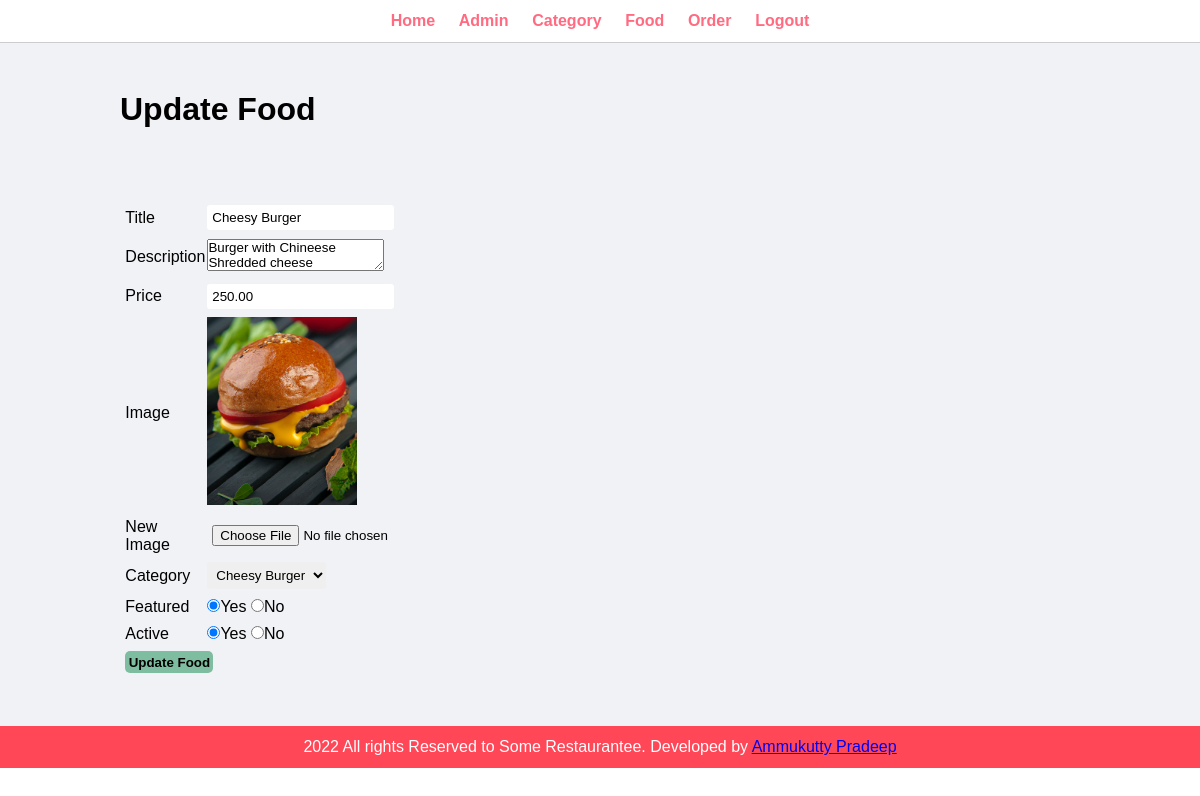
/admin/update-food.php?id=25 (signed in), run on the app's committed database.
### tables this page shows
CREATE TABLE `food_tb` (
  `id` int(10) UNSIGNED NOT NULL,
  `title` varchar(100) NOT NULL,
  `description` text NOT NULL,
  `price` decimal(10,2) NOT NULL,
  `image_name` varchar(255) NOT NULL,
  `category_id` int(10) UNSIGNED NOT NULL,
  `featured` varchar(10) NOT NULL,
  `active` varchar(10) NOT NULL
);

### admin/update-food.php (the view, shortened to what this page needs)
<?php include('partials/menu.php') ?>
<div class="main-content">
        <div class="wrapper">
            <h1>Update Food</h1>
            <br><br>
            <?php
            if(isset($_GET['id'])){
                $id=$_GET['id'];
                $sql="SELECT * FROM food_tb WHERE id=$id";
                $result=mysqli_query($conn,$sql);
                $count=mysqli_num_rows($result);
                if($count==1){
                    $row=mysqli_fetch_assoc($result);
                    $title=$row['title'];
                    $description=$row['description'];
                    $price=$row['price'];
                    $current_image=$row['image_name'];
                    $featured=$row['featured'];
                    $active=$row['active'];
                }else{
                    $_SESSION['no-food-found'] ="<div class='error'>Food not found</div>";
                    header("Location:".SITEURL.'admin/manage-category.php');
                }
            }
            ?>
            <br><br>
            <form action="" method="post" enctype="multipart/form-data">
                <table class="tbl-30">
                    <tr>
                        <td>Title</td>
                        <td>
                            <input type="text" name="title" value="<?php echo $title?>">
                        </td>
                    </tr>
                    <tr>
                        <td>Description</td>
                        <td>
                            <textarea name="description" cols="20" rows="2"><?php echo $description?></textarea>
                        </td>
                    </tr>
                    <tr>
                        <td>Price</td>
                        <td>
                            <input type="number" name="price" value="<?php echo $price?>">
                        </td>
                    </tr>
                    <tr>
                        <td>Image</td>
                        <td>
                            <?php
                            if($current_image==''){
                                echo "<div class='error'>Image Not Available</div>";
                            }else{
                                ?>
                                <img src="<?php echo SITEURL;?>images/food/<?php echo $current_image;?>" width="150px">
                                <?php
                            }
                            ?>
                        </td>
                    </tr>
                    <tr>
                        <td>New Image</td>
                        <td>
                            <input type="file" name="image">
                        </td>
                    </tr>
                    <tr>
                        <td>Category</td>
                        <td>
                            <select name="category">
                                <?php
                                $sql2="SELECT * FROM category_tb WHERE active='Yes'";
                                $result2=mysqli_query($conn,$sql2);
                                $count=mysqli_num_rows($result2);
                                if($count>0){
                                    $category_id=$row['id'];
                                    $category_title=$row['title'];
                                    ?>
                                    <option value="<?php echo $category_id;?>"><?php echo $category_title?></option>
                                    <?php
                                }else{
                                    echo "<option value='0'>Category Not Available</option>;?>";
                                }
                                ?>
                            </select>
                        </td>
                    </tr>
                    <tr>
                        <td>Featured</td>
                        <td>
                            <input <?php if($featured=="Yes"){echo "checked";}?> type="radio" name="featured" value="Yes">Yes
                            <input <?php if($featured=="No"){echo "checked";}?> type="radio" name="featured" value="No">No
                        </td>
                    </tr>
                    <tr>
                        <td>Active</td>
                        <td>
                            <input <?php if($active=="Yes"){echo "checked";}?> type="radio" name="active" value="Yes">Yes
                            <input <?php if($active=="No"){echo "checked";}?> type="radio" name="active" value="No">No
                        </td>
                    </tr>
                    <tr>
                        <td colspan="2">
                            <button name="submit" class="btn-secondary">Update Food</button>
                        </td>
                    </tr>
                </table>
            </form>
        </div>
</div>
<?php include('partials/footer.php') ?>

### css/admin.css (style rules this page uses)
* { margin: 0 0; padding: 0 0; font-family: Arial, Helvetica, sans-serif; }
.wrapper { padding: 1%; width: 80%; margin: 0 auto; }
.tbl-30 { width: 30%; }
table tr td { padding: 1%; }
.btn-secondary { background-color: #7ebd9f; padding: 1%; color: black; text-decoration: none; font-weight: bold; border-radius: 5px; }
button { border: none; }
.main-content { background-color: #f1f2f6; padding: 3% 0; }
input { border-radius: 3px; padding: 2%; border: none; }
select { border-radius: 3px; padding: 2%; border: none; }

### data on the page
food_tb: title "Cheesy Burger", description "Burger with Chineese Shredded cheese", price "250.00", image_name (picture), category "Cheesy Burger", featured "☑", active "☑"
